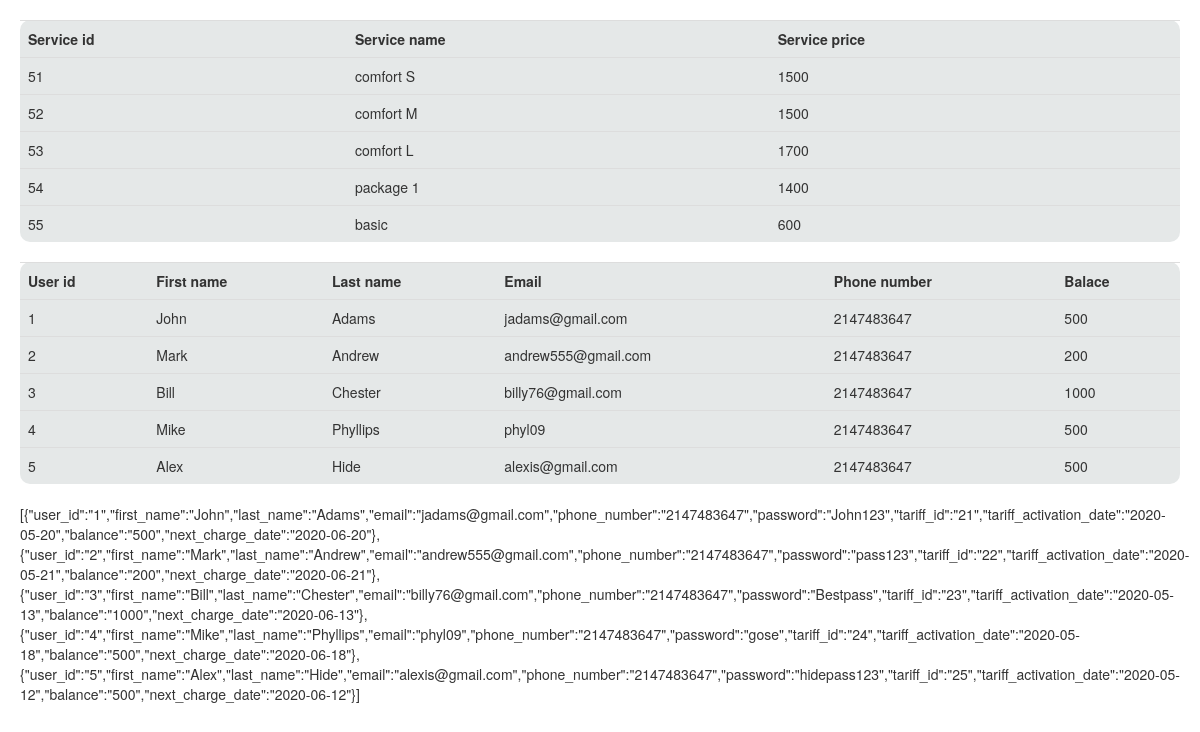
Screenshot of /login.PHP with the database file from the repository.
### tables this page shows
CREATE TABLE `services` (
  `service_id` int(255) NOT NULL,
  `service_name` varchar(100) NOT NULL,
  `service_price` int(255) NOT NULL
);

CREATE TABLE `client` (
  `user_id` int(255) NOT NULL,
  `first_name` varchar(100) NOT NULL,
  `last_name` varchar(100) NOT NULL,
  `email` varchar(100) NOT NULL,
  `phone_number` int(100) NOT NULL,
  `password` varchar(50) NOT NULL,
  `tariff_id` int(255) NOT NULL,
  `tariff_activation_date` date NOT NULL,
  `balance` int(100) NOT NULL,
  `next_charge_date` date NOT NULL
);

### view.PHP (the view, shortened to what this page needs)
<!DOCTYPE html>
<html lang="en" dir="ltr">
  <head>
    <link rel="stylesheet" href="https://maxcdn.bootstrapcdn.com/bootstrap/3.4.1/css/bootstrap.min.css">
  </head>
  <body>
    <?php
    class Output extends ConnectDB{
      public function services(){
        $sql = "SELECT * FROM `services`";
        $conn = new mysqli("localhost", "user", "123", "company");
        $res= $conn->query($sql);
          if ($res->num_rows > 0) {
            echo '<table class="table table-hover">
            <tr>
            <th>Service id</th>
            <th>Service name</th>
            <th>Service price</th>
            </tr>';
            while($row = $res->fetch_assoc()) {
          echo "<tr>
          <td>".$row["service_id"]."</td>
          <td>".$row["service_name"]."</td>
          <td>".$row["service_price"]."</td>
          </tr>";
        }
        echo "</table>";
        } else {
        echo "0 results";
        }
      }
    }
    $output = new Output();
    $output->services();
    final class Administrator extends Output{
   public function clients(){
     $sql = "SELECT * FROM `client`";
     $conn = new mysqli("localhost", "user", "123", "company");
     $res= $conn->query($sql);
       if ($res->num_rows > 0) {
         echo '<table class="table table-hover">
         <tr>
         <th>User id</th>
         <th>First name</th>
         <th>Last name</th>
         <th>Email</th>
         <th>Phone number</th>
         <th>Balace</th>
         </tr>';
         while($row = $res->fetch_assoc()) {
       echo "<tr>
       <td>".$row["user_id"]."</td>
       <td>".$row["first_name"]."</td>
       <td>".$row["last_name"]."</td>
       <td>".$row["email"]."</td>
       <td>".$row["phone_number"]."</td>
       <td>".$row["balance"]."</td></tr>";
     }
    echo "</table>";
     } else {
    echo "0 results";
    }
   }
}
$admin = new Administrator();
$admin->set_clients("John Adams");
$admin->set_tariffs("Comfort S");
$admin->set_services("Internet package");
$admin->clients();
     ?>
<?php
$connect=mysqli_connect("localhost","user","123","company");
$result = mysqli_query($connect,"SELECT * FROM `client`");
$json_array = array();
while($row=mysqli_fetch_assoc($result)){
   $json_array[] = $row;
}
print json_encode($json_array);
 ?>
  </body>
</html>

### login.PHP
    <?php
    $email=$_POST['email'];
    $pass=$_POST['password'];
    $connect=mysqli_connect("localhost","user","123","company");
    $email=mysqli_real_escape_string($connect,$email);
    $pass=mysqli_real_escape_string($connect,$pass);
    $result = mysqli_query($connect,"SELECT * FROM `client`
      WHERE email='$email' and password='$pass'")
      or die(mysql_error());
      $row=mysqli_fetch_array($result);
      if($row['email'] == $email && $row['password'] == $pass){
        require 'view.PHP';
      }else{
        echo "Email or password is wrong, try again please!";
      }
?>

### view.PHP (style rules this page uses)
* { padding: 10px; margin: 0px; }
table { background: #E5E8E8 ; border-radius: 10px; }

### rows the page displays
services: service_id "51", service_name "comfort S", service_price "1500"
services: service_id "52", service_name "comfort M", service_price "1500"
services: service_id "53", service_name "comfort L", service_price "1700"
services: service_id "54", service_name "package 1", service_price "1400"
services: service_id "55", service_name "basic", service_price "600"
client: user_id "1", first_name "John", last_name "Adams", email "jadams@gmail.com", phone_number "2147483647", balance "500"
client: user_id "2", first_name "Mark", last_name "Andrew", email "andrew555@gmail.com", phone_number "2147483647", balance "200"
client: user_id "3", first_name "Bill", last_name "Chester", email "billy76@gmail.com", phone_number "2147483647", balance "1000"
client: user_id "4", first_name "Mike", last_name "Phyllips", email "phyl09", phone_number "2147483647", balance "500"
client: user_id "5", first_name "Alex", last_name "Hide", email "alexis@gmail.com", phone_number "2147483647", balance "500"
